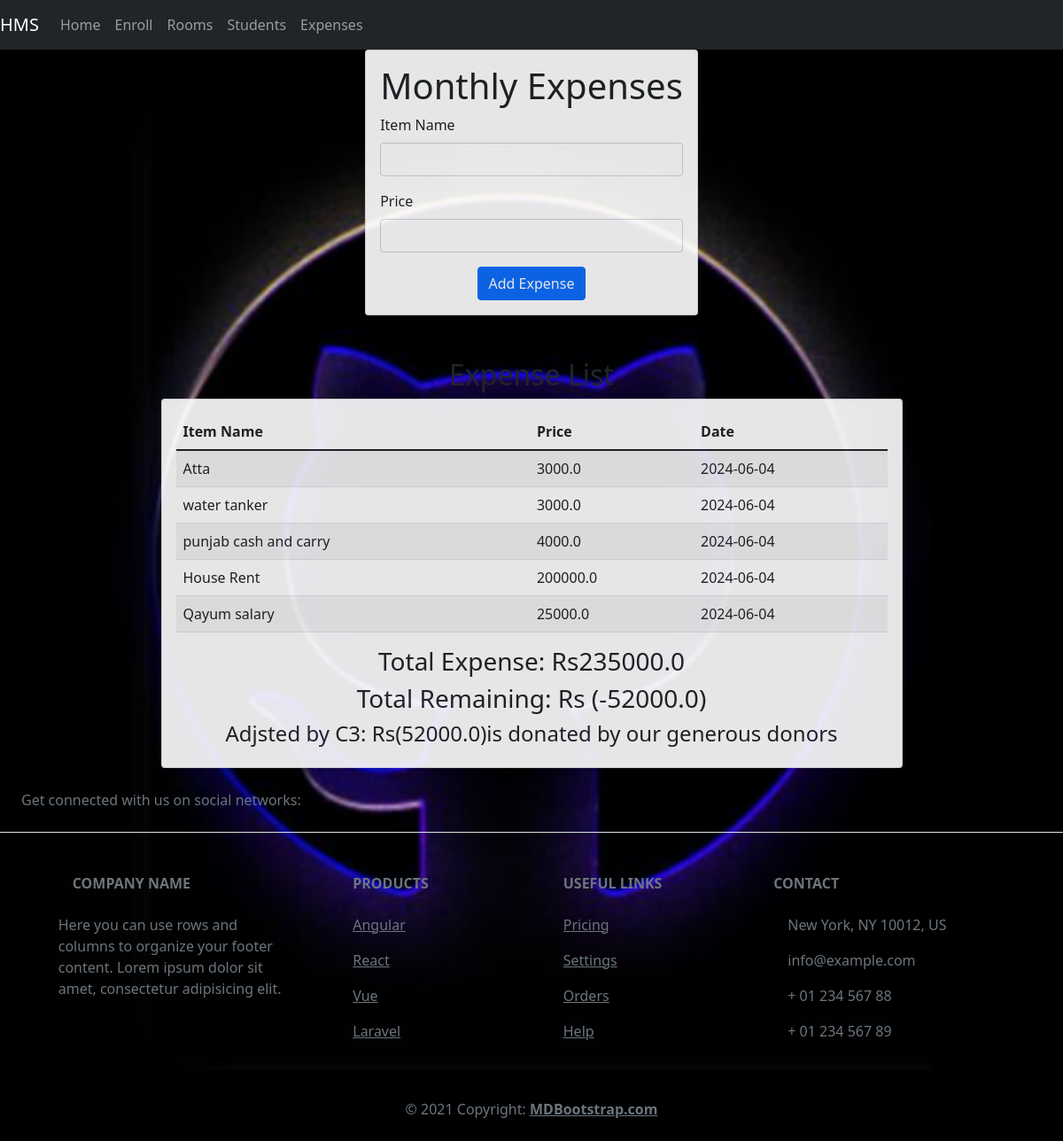
Before: /expenses with the older database file.
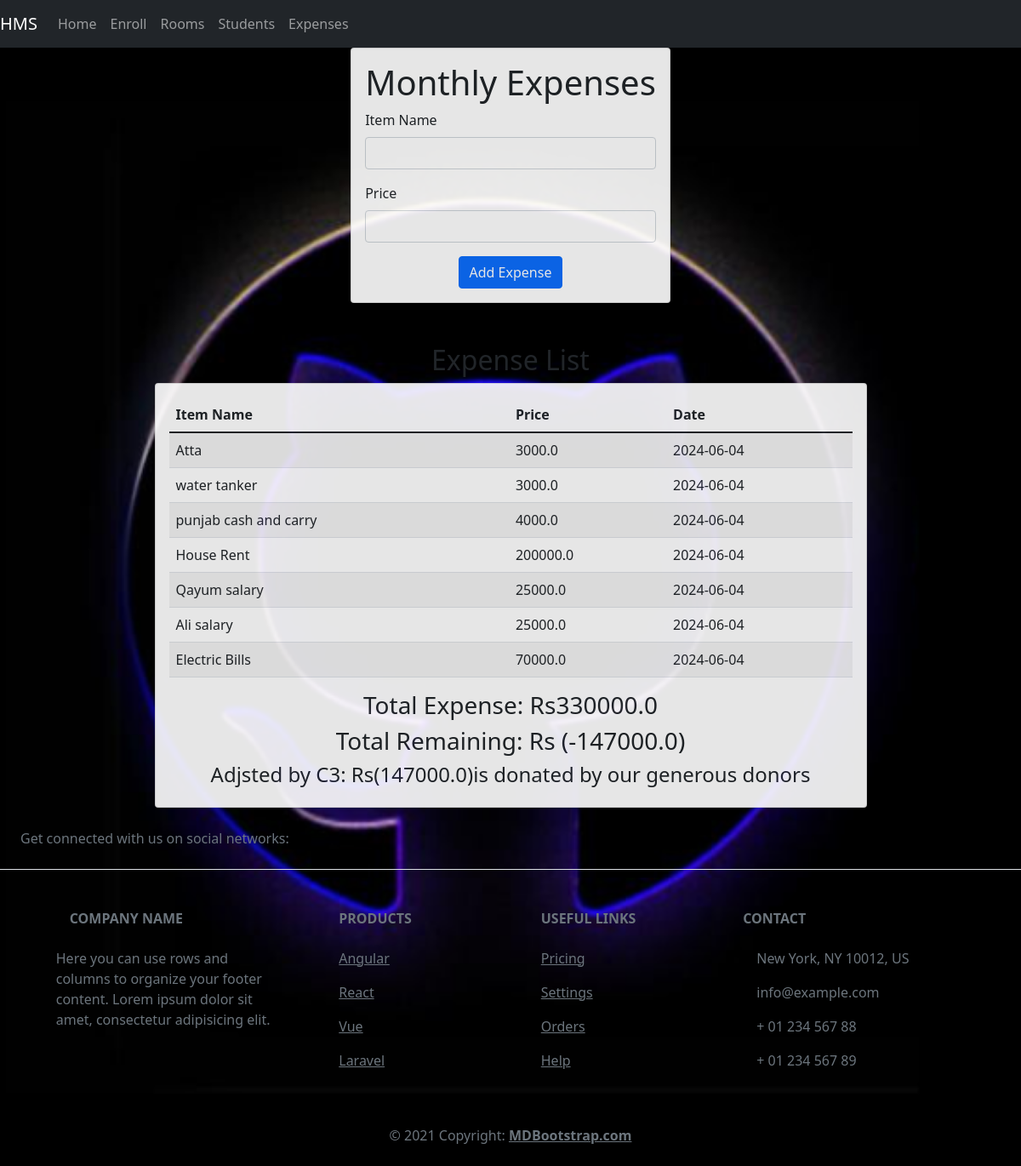
After: the same page with the newer database file.
### models.py (models this page shows, shortened)
class Expense(db.Model):
    id = db.Column(db.Integer, primary_key=True)
    item_name  = db.Column(db.String(100), nullable=False)
    price = db.Column(db.Float, nullable=False)
    date = db.Column(db.DateTime, default=datetime.utcnow)

### app.py (the view)
@app.route('/expenses', methods=['GET', 'POST'])
def expenses():
    form = ExpenseForm()
    if form.validate_on_submit():
        expense = Expense(item_name=form.item_name.data, price=form.price.data)
        db.session.add(expense)
        db.session.commit()
        flash('Expense added successfully', 'success')
        return redirect(url_for('expenses'))
    all_expenses = Expense.query.all()
    total_expense = sum(expense.price for expense in all_expenses)
    return render_template('expenses.html', form=form, expenses=all_expenses, total=total_expense)

### forms.py
class ExpenseForm(FlaskForm):
    item_name = StringField('Item Name', validators=[DataRequired()])
    price = IntegerField('Price', validators=[DataRequired(), NumberRange(min=1)])
    submit = SubmitField(label='Add Expense')

### templates/expenses.html (shortened to what this page needs)
{% extends 'base.html' %}
{% block content %}
<div class="d-flex justify-content-center">
    <div class="card">
        <div class="card-body">
            <h1 class="card-title text-center">Monthly Expenses</h1>
            <form method="POST" action="">
                <div class="mb-3">
                    {{ form.item_name.label(class="form-label") }}
                    {{ form.item_name(class="form-control") }}
                </div>
                <div class="mb-3">
                    {{ form.price.label(class="form-label") }}
                    {{ form.price(class="form-control") }}
                </div>
                <div class="d-flex justify-content-center">
                    {{ form.submit(class="btn btn-primary") }}
                </div>
            </form>
        </div>
    </div>
</div>
<h2 class="text-center mt-5">Expense List</h2>
<div class="d-flex justify-content-center">
    <div class="card w-75">
        <div class="card-body">
            <table class="table table-striped">
                <thead>
                    <tr>
                        <th>Item Name</th>
                        <th>Price</th>
                        <th>Date</th>
                    </tr>
                </thead>
                <tbody>
                    {% for expense in expenses %}
                    <tr>
                        <td>{{ expense.item_name }}</td>
                        <td>{{ expense.price }}</td>
                        <td>{{ expense.date.strftime('%Y-%m-%d') }}</td>
                    </tr>
                    {% endfor %}
                </tbody>
            </table>
            <h3 class="text-center">Total Expense: Rs{{ total }}</h3>
            <h3 class="text-center">Total Remaining: Rs ({{ 183000 - total }})</h3>
            <h4 class="text-center">Adjsted by C3: Rs({{ total - 183000 }})is donated by our generous donors</h4>
        </div>
    </div>
</div>
{% endblock %}

### templates/base.html (shortened to what this page needs)
<!DOCTYPE html>
<html lang="en">
<head>
    <link href="https://cdn.jsdelivr.net/npm/bootstrap@5.1.3/dist/css/bootstrap.min.css" rel="stylesheet">
    <nav class="navbar navbar-expand-lg navbar-dark bg-dark">
      <a class="navbar-brand" href="{{ url_for('index') }}">HMS</a>
      <div class="collapse navbar-collapse" id="navbarNav">
          <ul class="navbar-nav">
              <li class="nav-item active">
                  <a class="nav-link" href="{{ url_for('index') }}">Home</a>
              </li>
              <li class="nav-item">
                  <a class="nav-link" href="{{ url_for('enroll') }}">Enroll</a>
              </li>
              <li class="nav-item">
                  <a class="nav-link" href="{{ url_for('rooms') }}">Rooms</a>
              </li>
              <li class="nav-item">
                  <a class="nav-link" href="{{ url_for('students') }}">Students</a>
              </li>
              <li class="nav-item">
                <a class="nav-link" href="{{ url_for('expenses') }}">Expenses</a>
            </li>
          </ul>
      </div>
  </nav>
</head>
<body>
  <div class="container">
      {% block content %}{% endblock %}
  </div>
</body>
<footer class="text-center text-lg-start bg-body-tertiary text-muted">
    <section class="d-flex justify-content-center justify-content-lg-between p-4 border-bottom">
      <div class="me-5 d-none d-lg-block">
        <span>Get connected with us on social networks:</span>
      </div>
      <div>
      </div>
    </section>
    <section class="">
      <div class="container text-center text-md-start mt-5">
        <div class="row mt-3">
          <div class="col-md-3 col-lg-4 col-xl-3 mx-auto mb-4">
            <h6 class="text-uppercase fw-bold mb-4">
              Company name
            </h6>
            <p>
              Here you can use rows and columns to organize your footer content. Lorem ipsum
              dolor sit amet, consectetur adipisicing elit.
            </p>
          </div>
          <div class="col-md-2 col-lg-2 col-xl-2 mx-auto mb-4">
            <h6 class="text-uppercase fw-bold mb-4">
              Products
            </h6>
            <p>
              <a href="#!" class="text-reset">Angular</a>
            </p>
            <p>
              <a href="#!" class="text-reset">React</a>
            </p>
            <p>
              <a href="#!" class="text-reset">Vue</a>
            </p>
            <p>
              <a href="#!" class="text-reset">Laravel</a>
            </p>
          </div>
          <div class="col-md-3 col-lg-2 col-xl-2 mx-auto mb-4">
            <h6 class="text-uppercase fw-bold mb-4">
              Useful links
            </h6>
            <p>
              <a href="#!" class="text-reset">Pricing</a>
            </p>
            <p>
              <a href="#!" class="text-reset">Settings</a>
            </p>
            <p>
              <a href="#!" class="text-reset">Orders</a>
            </p>
            <p>
              <a href="#!" class="text-reset">Help</a>
            </p>
          </div>
          <div class="col-md-4 col-lg-3 col-xl-3 mx-auto mb-md-0 mb-4">
            <h6 class="text-uppercase fw-bold mb-4">Contact</h6>
            <p> New York, NY 10012, US</p>
            <p>
              info@example.com
            </p>
            <p> + 01 234 567 88</p>
            <p> + 01 234 567 89</p>
          </div>
        </div>
      </div>
    </section>
    <div class="text-center p-4" style="background-color: rgba(0, 0, 0, 0.05);">
      © 2021 Copyright:
      <a class="text-reset fw-bold" href="https://mdbootstrap.com/">MDBootstrap.com</a>
    </div>
  </footer>
</html>

Changed rows visible on the page:
added Expense: item_name "Ali salary", price "25000.0", date "2024-06-04"
added Expense: item_name "Electric Bills", price "70000.0", date "2024-06-04"
Other visible differences:
{{ total }}: "235000.0" → "330000.0"
{{ 183000 - total }}: "-52000.0" → "-147000.0"
{{ total - 183000 }}: "52000.0" → "147000.0"
